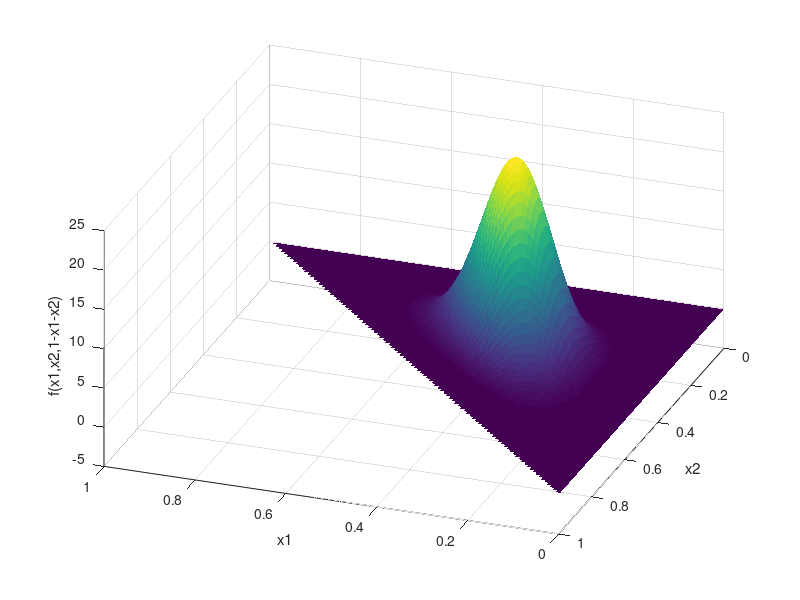
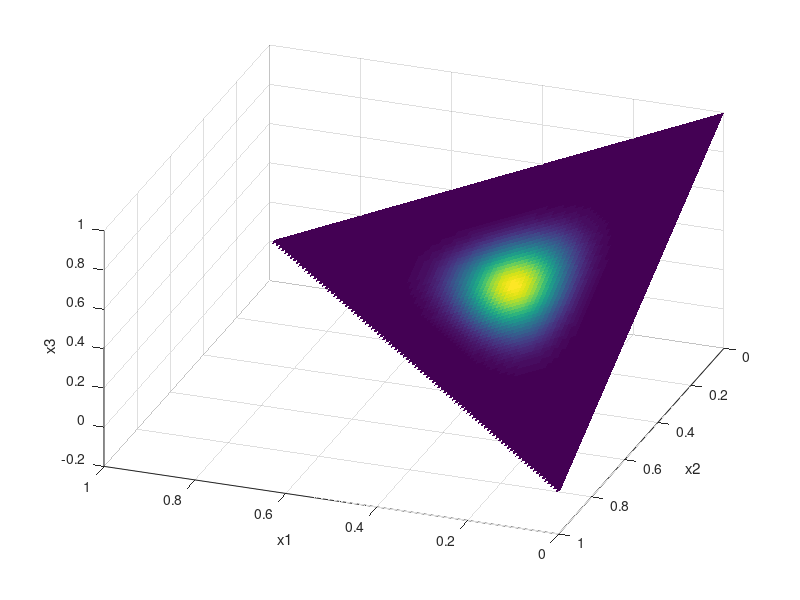

These charts were generated, in order, by the following MATLAB code:
alpha = 5*[2 2 2];
x1 = linspace(0,1,101);
x2 = linspace(0,1,101);
[X1,X2] = ndgrid(x1,x2);
X3 = 1 - X1 - X2;
bad = (X1+X2 > 1); X1(bad) = NaN; X2(bad) = NaN; X3(bad) = NaN;

betaConst = exp(sum(gammaln(alpha))-gammaln(sum(alpha)));
F = (X1.^(alpha(1)-1) .* X2.^(alpha(2)-1) .* X3.^(alpha(3)-1)) / betaConst;

figure, surf(X1,X2,F,'EdgeColor','none');
xlabel('x1'); ylabel('x2'); zlabel('f(x1,x2,1-x1-x2)');
view(-160,40);
figure, surf(X1,X2,X3,F,'EdgeColor','none');
xlabel('x1'); ylabel('x2'); zlabel('x3');
view(-160,40);
